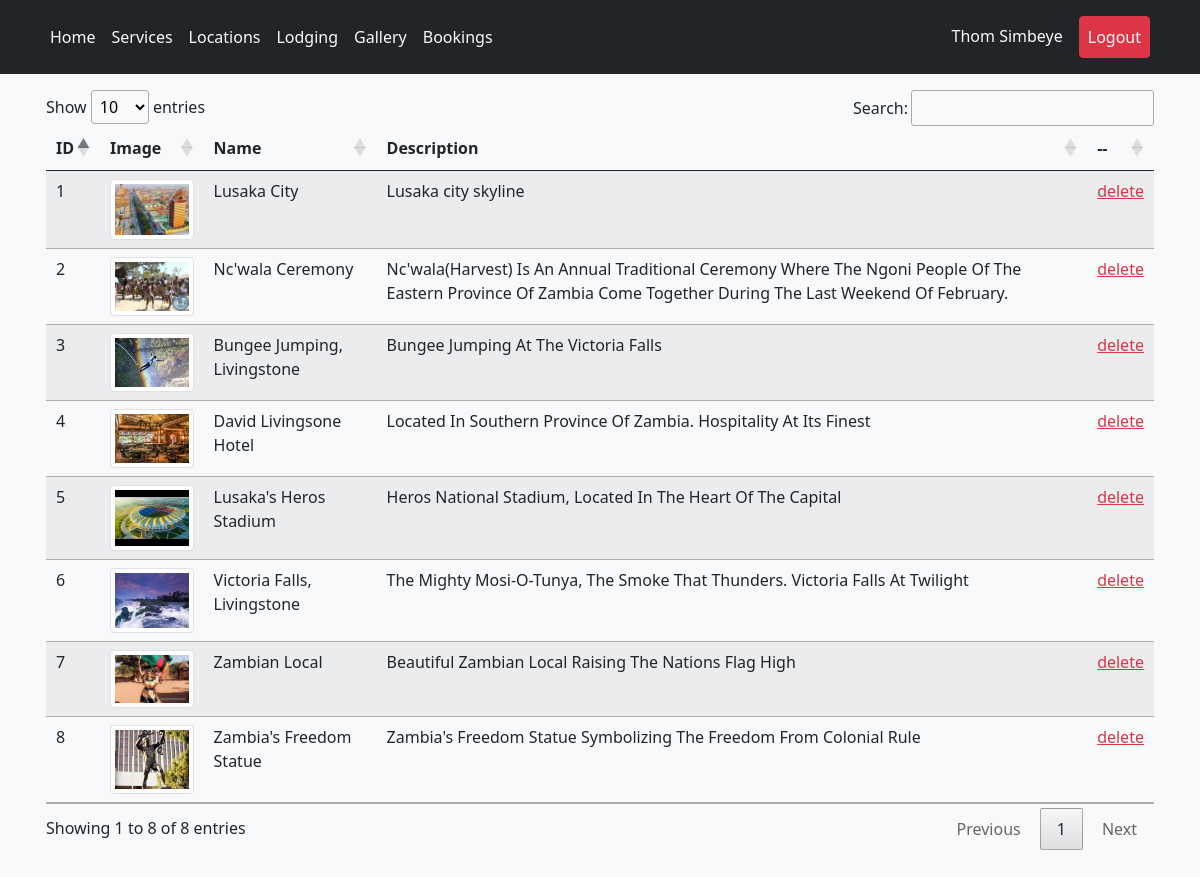
/pages/gallery.manage.php (signed in), run on the app's committed database.
### tables this page shows
CREATE TABLE `users` (
  `id` int(11) NOT NULL,
  `email` varchar(60) DEFAULT NULL,
  `first_name` varchar(60) DEFAULT NULL,
  `last_name` varchar(60) DEFAULT NULL,
  `phone_no` varchar(12) DEFAULT NULL,
  `password` longtext NOT NULL,
  `is_admin` tinyint(1) NOT NULL,
  `joined` datetime DEFAULT current_timestamp()
);

CREATE TABLE `gallery` (
  `id` int(11) NOT NULL,
  `name` varchar(60) NOT NULL,
  `description` longtext NOT NULL,
  `image` varchar(60) NOT NULL,
  `user_id` int(11) NOT NULL,
  `added` datetime NOT NULL DEFAULT current_timestamp()
);

### api/get_user.php (called while the page is built, shortened)
<?php
function get_profile($email, $db_connection){
    $sql = "SELECT * FROM users WHERE email = ?";
    if($stmt = $db_connection->prepare($sql)){
        $stmt->bind_param("s", $email);
        if($stmt->execute()){
            $result = $stmt->get_result();
            if($result->num_rows == 1){
                $row = $result->fetch_array(MYSQLI_ASSOC);
                return $row;
            }
        }
    }
}

### inc/session.php (called while the page is built, shortened)
<?php
require_once "../scripts/connect.php";
include_once "../api/get_user.php";
if (!(isset($_SESSION["loggedin"]) && $_SESSION["loggedin"] === true)) {
    header('location: login.php');
    exit();
} else {
    $user = get_profile($_SESSION['email'], $db_connection);
}
?>

### api/get_table_data.php (the view, shortened to what this page needs)
<?php
include_once "get_user.php";
function get_gallery_data($db_connection){
    $sql = "SELECT * FROM gallery";
    if($result = $db_connection->query($sql)){
        if($result->num_rows > 0){
            while($row = $result->fetch_array()){
                echo "<tr>";
                    echo "<td>" . $row['id'] . "</td>";
                    echo "<td><img style='width:100px;' src='../" . $row['image'] . "' class='img-thumbnail' alt='" . $row['name'] . "'></td>";
                    echo "<td>" . $row['name'] . "</td>";
                    echo "<td>" . $row['description'] . "</td>";
                    echo '<td><a href="../scripts/delete.gallery.process.php?gallery='.$row['id'].'" class="link-danger">delete</a></td>';
                echo "</tr>";
            }
        } else {
            echo "<tr>";
                echo "<td colspan='5' class='text-center'> No records found. </td>";
            echo "</tr>";
        }
    }
}

### inc/navbar.php (shortened to what this page needs)
<header class="p-3 bg-dark text-white sticky-top">
    <div class="container">
      <div class="d-flex flex-wrap align-items-center justify-content-center justify-content-lg-start">
        <ul class="nav col-12 col-lg-auto me-lg-auto mb-2 justify-content-center mb-md-0">
            <li class="nav-item"><a href="/Mwape/" class="nav-link link-light px-2">Home</a></li>
            <li class="nav-item"><a href="/Mwape/index.php#services" class="nav-link link-light px-2">Services</a></li>
            <li class="nav-item"><a href="/Mwape/pages/location.php" class="nav-link link-light px-2">Locations</a></li>
            <li class="nav-item"><a href="/Mwape/pages/lodging.php" class="nav-link link-light px-2">Lodging</a></li>
            <li class="nav-item"><a href="/Mwape/pages/gallery.php" class="nav-link link-light px-2">Gallery</a></li>
            <?php
            if (isset($_SESSION['email'])) {
                echo '<li class="nav-item"><a href="/Mwape/pages/booking.php" class="nav-link link-light px-2">Bookings</a></li>';
            }
            ?>
        </ul>
        <div class="text-end">
            <ul class="nav">
                <?php
                if (isset($_SESSION['email'])) {
                echo '<li class="nav-item"><a href="/Mwape/pages/account.php" class="nav-link link-light px-2">'.$user['first_name'].' '.$user['last_name'].'</a></li>
                <li class="nav-item"><a href="/Mwape/scripts/logout.process.php" class="nav-link link-light px-2 btn btn-danger mx-2">Logout</a></li>';
                } else {
                echo '<li class="nav-item"><a href="/Mwape/pages/login.php" class="btn btn-outline-light-me-2 nav-link link-light px-2 mx-2">Login</a></li>
                <li class="nav-item"><a href="/Mwape/pages/signup.php" class="btn btn-warning nav-link link-light px-2 mx-2">Sign up</a></li>';
                }
                ?>
            </ul>
        </div>
      </div>
    </div>
</header>

### DataTables/datatables.css (style rules this page uses)
table.dataTable tbody tr { background-color: transparent; }
table.dataTable tbody th, table.dataTable tbody td { padding: 8px 10px; }
table.dataTable th, table.dataTable td { box-sizing: content-box; }

### data on the page
users: first_name "Thom", last_name "Simbeye"
gallery: id "1", image (picture), name "Lusaka City", description "Lusaka city skyline"
gallery: id "2", image (picture), name "Nc'wala Ceremony", description "Nc'wala(Harvest) Is An Annual Traditional Ceremony Where The Ngoni People Of The Eastern Province Of Zambia Come Together During The Last Weekend Of February."
gallery: id "3", image (picture), name "Bungee Jumping, Livingstone", description "Bungee Jumping At The Victoria Falls"
gallery: id "4", image (picture), name "David Livingsone Hotel", description "Located In Southern Province Of Zambia. Hospitality At Its Finest"
gallery: id "5", image (picture), name "Lusaka's Heros Stadium", description "Heros National Stadium, Located In The Heart Of The Capital"
gallery: id "6", image (picture), name "Victoria Falls, Livingstone", description "The Mighty Mosi-O-Tunya, The Smoke That Thunders. Victoria Falls At Twilight"
gallery: id "7", image (picture), name "Zambian Local", description "Beautiful Zambian Local Raising The Nations Flag High"
gallery: id "8", image (picture), name "Zambia's Freedom Statue", description "Zambia's Freedom Statue Symbolizing The Freedom From Colonial Rule"
